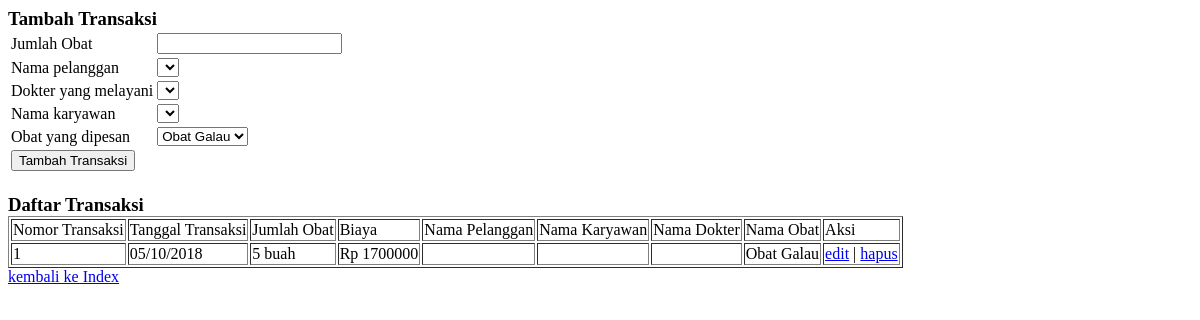
The app's page /kelola.php?kelola=transaksi, older data.
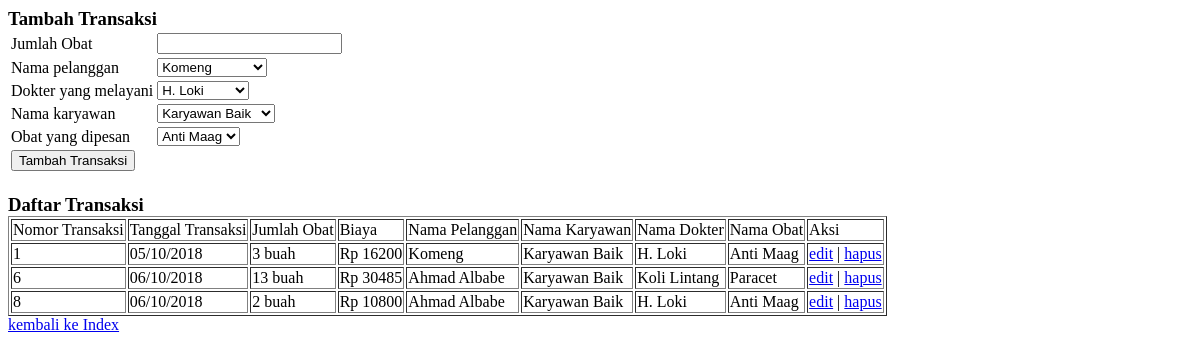
The same page, newer data.
### tables this page shows
CREATE TABLE `transaksi` (
  `no_transaksi` int(4) NOT NULL,
  `tanggal_transaksi` varchar(20) NOT NULL,
  `no_pelanggan` int(4) NOT NULL,
  `no_karyawan` int(4) NOT NULL,
  `no_dokter` int(4) NOT NULL,
  `no_obat` int(4) NOT NULL,
  `jumlah_obat` int(4) NOT NULL
);

CREATE TABLE `obat` (
  `no_obat` int(4) NOT NULL,
  `nama_obat` varchar(50) NOT NULL,
  `jenis_obat` varchar(50) NOT NULL,
  `harga` int(10) NOT NULL,
  `stok` int(4) NOT NULL
);

CREATE TABLE `pelanggan` (
  `no_primary` int(4) NOT NULL,
  `nama` varchar(50) NOT NULL,
  `no_telp` varchar(15) NOT NULL,
  `jenis_kelamin` varchar(20) NOT NULL,
  `alamat` varchar(200) NOT NULL
);

CREATE TABLE `karyawan` (
  `no_primary` int(4) NOT NULL,
  `nama` varchar(50) NOT NULL,
  `no_telp` varchar(15) NOT NULL,
  `jenis_kelamin` varchar(20) NOT NULL,
  `alamat` varchar(200) NOT NULL
);

CREATE TABLE `dokter` (
  `no_primary` int(4) NOT NULL,
  `nama` varchar(50) NOT NULL,
  `no_telp` varchar(15) NOT NULL,
  `jenis_kelamin` varchar(20) NOT NULL,
  `alamat` varchar(200) NOT NULL
);

### koneksi.php (called while the page is built, shortened)
<?php
	$conn = mysqli_connect("localhost", "root", "", "apotik");
	function getSingleManusia($tabel, $primary){
		global $conn;
		$sql = "select * from $tabel where no_primary = $primary";
		return mysqli_query($conn, $sql);
	}
	function getAllManusia($tabel){
		global $conn;
		$sql = "select * from $tabel";
		return mysqli_query($conn, $sql);
	}
	function getSingleObat($primary){
		global $conn;
		$sql = "select * from obat where no_obat = $primary";
		return mysqli_query($conn, $sql);
	}
	function getAllObat(){
		global $conn;
		$sql = "select * from obat";
		return mysqli_query($conn, $sql);
	}
	function getAllTransaksi(){
		global $conn;
		$sql = "select * from transaksi";
		return mysqli_query($conn, $sql);
	}
?>

### kelola.php (the view, shortened to what the changed rows need)
<?php
include('koneksi.php');
?>
<!DOCTYPE html>
<html>
	<head>
	</head>
	<body>
		<?php
		if(isset($_POST['submit'])){
			if($_POST['submit'] == "Tambah Dokter"){
				insertManusia('dokter', $_POST['nama'], $_POST['no_telp'], $_POST['jenis_kelamin'], $_POST['alamat']);
				header("Location: kelola.php?kelola=dokter");
			}
			else if($_POST['submit'] == "Edit Dokter"){
				updateManusia('dokter', $_POST['primary'], $_POST['nama'], $_POST['no_telp'], $_POST['jenis_kelamin'], $_POST['alamat']);
				header("Location: kelola.php?kelola=dokter");
			}
			if($_POST['submit'] == "Tambah Karyawan"){
				insertManusia('karyawan', $_POST['nama'], $_POST['no_telp'], $_POST['jenis_kelamin'], $_POST['alamat']);
				header("Location: kelola.php?kelola=karyawan");
			}
			else if($_POST['submit'] == "Edit Karyawan"){
				updateManusia('karyawan', $_POST['primary'], $_POST['nama'], $_POST['no_telp'], $_POST['jenis_kelamin'], $_POST['alamat']);
				header("Location: kelola.php?kelola=karyawan");
			}
			if($_POST['submit'] == "Tambah Pelanggan"){
				insertManusia('pelanggan', $_POST['nama'], $_POST['no_telp'], $_POST['jenis_kelamin'], $_POST['alamat']);
				header("Location: kelola.php?kelola=pelanggan");
			}
			else if($_POST['submit'] == "Edit Pelanggan"){
				updateManusia('pelanggan', $_POST['primary'], $_POST['nama'], $_POST['no_telp'], $_POST['jenis_kelamin'], $_POST['alamat']);
				header("Location: kelola.php?kelola=pelanggan");
			}
			if($_POST['submit'] == "Tambah Obat"){
				insertObat($_POST['nama'], $_POST['jenis'], $_POST['harga'], $_POST['stok']);
				header("Location: kelola.php?kelola=obat");
			}
			else if($_POST['submit'] == "Edit Obat"){
				updateObat($_POST['primary'], $_POST['nama'], $_POST['jenis'], $_POST['harga'], $_POST['stok']);
				header("Location: kelola.php?kelola=obat");
			}
			if($_POST['submit'] == "Tambah Transaksi"){
				insertTransaksi($_POST['jumlah'], $_POST['pelanggan'], $_POST['karyawan'], $_POST['dokter'], $_POST['obat']);
				header("Location: kelola.php?kelola=transaksi");
			}
			else if($_POST['submit'] == "Edit Transaksi"){
				updateTransaksi($_POST['primary'], $_POST['jumlah'], $_POST['pelanggan'], $_POST['karyawan'], $_POST['dokter'], $_POST['obat']);
				header("Location: kelola.php?kelola=transaksi");
			}
		}
		else if(isset($_GET['kelola'])) {
			if ($_GET['kelola'] == "dokter" || $_GET['kelola'] == "edit_dokter") {
				if ($_GET['kelola'] == "edit_dokter"){
					$res = getSingleManusia('dokter', $_GET['primary']);
					$manusia = mysqli_fetch_array($res);
				}
				?>
				<form action="kelola.php" method="post">
					<?php
					if($_GET['kelola'] == "dokter"){
						?>
						<h3 style="margin-bottom:10px;display:inline">Tambah Dokter</h3>
						<?php
					}
					else{
						?>
						<h3 style="margin-bottom:10px;display:inline">Edit Dokter</h3>
						<input type="hidden" name="primary" size="25" value="<?php echo $dokter['no_primary']; ?>">
						<?php
					}
					?>
					<table border="0">
						<tr>
							<td>Nama</td>
							<td><input type="text" name="nama" size="25" value="<?php echo $manusia['nama']; ?>"></td>
						</tr>
						<tr>
							<td>No. Telpon</td>
							<td><input type="text" name="no_telp" size="25" value="<?php echo $manusia['no_telp']; ?>"></td>
						</tr>
						<tr>
							<td>Jenis Kelamin</td>
							<td>
								<select name="jenis_kelamin">
									<option value="laki - laki">laki - laki</option>
									<option value="perempuan">perempuan</option>
								</select>
							</td>
						</tr>
						<tr>
							<td>Alamat</td>
							<td><textarea name="alamat"><?php echo $manusia['alamat']; ?></textarea></td>
						</tr>
						<tr>
							<?php
							if($_GET['kelola'] == "dokter"){
								?>
								<td><input type="submit" value="Tambah Dokter" name="submit"></td>
								<?php
							}
							else{
								?>
								<td><input type="submit" value="Edit Dokter" name="submit"></td>
								<?php
							}
							?>
						</tr>
					</table>
				</form>
				<h3 style="margin-bottom:0;margin-top:20px;">Daftar Dokter</h3>
				<table border="1">
					<tr>
						<td>Nomor Dokter</td>
						<td>Nama Dokter</td>
						<td>No. Telpon</td>
						<td>Jenis Kelamin</td>
						<td>Alamat</td>
						<td>Aksi</td>
					</tr>
					<?php
						$result = getAllManusia("dokter");
						while($row = mysqli_fetch_array($result)) {
							echo '
							<tr>
								<td>'.$row["no_primary"].'</td>
								<td>'.$row["nama"].'</td>
								<td>'.$row["no_telp"].'</td>
								<td>'.$row["jenis_kelamin"].'</td>
								<td>'.$row["alamat"].'</td>
								<td>
									<a href="kelola.php?kelola=edit_dokter&primary='.$row["no_primary"].'">edit</a> |
									<a href="kelola.php?hapus=dokter&primary='.$row["no_primary"].'">hapus</a>
								</td>
							</tr>
							';
						}
					?>
				</table>
				<a href="index.php">kembali ke Index</a>
				<?php
			}
			else if($_GET['kelola'] == "transaksi" || $_GET['kelola'] == "edit_transaksi"){
				?>
				<form action="kelola.php" method="post">
					<?php
					if($_GET['kelola'] == "transaksi"){
						?>
						<h3 style="margin-bottom:10px;display:inline">Tambah Transaksi</h3>
						<?php
					}
					else{
						?>
						<h3 style="margin-bottom:10px;display:inline">Edit Transaksi</h3>
						<input type="hidden" name="primary" size="25" value="<?php echo $transaksi['no_transaksi']; ?>">
						<?php
					}
					?>
					<table border="0">
						<tr>
							<td>Jumlah Obat</td>
							<td><input type="number" name="jumlah" size="25" value="<?php echo $transaksi['jumlah_obat']; ?>"></td>
						</tr>
						<tr>
							<td>Nama pelanggan</td>
							<td>
								<select name="pelanggan">
									<?php
									$result = getAllManusia("pelanggan");
									while($row = mysqli_fetch_array($result)) {
										if($transaksi['no_pelanggan'] == $row['no_primary']){
											echo "<option selected value=".$row['no_primary'].">".$row['nama']."</option>";
										}
										else{
											echo "<option value=".$row['no_primary'].">".$row['nama']."</option>";
										}
									}
									?>
								</select>
							</td>
						</tr>
						<tr>
							<td>Dokter yang melayani</td>
							<td>
								<select name="dokter">
									<?php
									$result = getAllManusia("dokter");
									while($row = mysqli_fetch_array($result)) {
										if($transaksi['no_dokter'] == $row['no_primary']){
											echo "<option selected value=".$row['no_primary'].">".$row['nama']."</option>";
										}
										else{
											echo "<option value=".$row['no_primary'].">".$row['nama']."</option>";
										}
									}
									?>
								</select>
							</td>
						</tr>
						<tr>
							<td>Nama karyawan</td>
							<td>
								<select name="karyawan">
									<?php
									$result = getAllManusia("karyawan");
									while($row = mysqli_fetch_array($result)) {
										if($transaksi['no_karyawan'] == $row['no_primary']){
											echo "<option selected value=".$row['no_primary'].">".$row['nama']."</option>";
										}
										else{
											echo "<option value=".$row['no_primary'].">".$row['nama']."</option>";
										}
									}
									?>
								</select>
							</td>
						</tr>
						<tr>
							<td>Obat yang dipesan</td>
							<td>
								<select name="obat">
									<?php
									$result = getAllObat();
									while($row = mysqli_fetch_array($result)) {
										if($transaksi['no_obat'] == $row['no_obat']){
											echo "<option selected value=".$row['no_obat'].">".$row['nama_obat']."</option>";
										}
										else{
											echo "<option value=".$row['no_obat'].">".$row['nama_obat']."</option>";
										}
									}
									?>
								</select>
							</td>
						</tr>
						<tr>
							<?php
							if($_GET['kelola'] == "transaksi"){
								?>
								<td><input type="submit" value="Tambah Transaksi" name="submit"></td>
								<?php
							}
							else{
								?>
								<td><input type="submit" value="Edit Transaksi" name="submit"></td>
								<?php
							}
							?>
						</tr>
					</table>
				</form>
				<h3 style="margin-bottom:0;margin-top:20px;">Daftar Transaksi</h3>
				<table border="1">
					<tr>
						<td>Nomor Transaksi</td>
						<td>Tanggal Transaksi</td>
						<td>Jumlah Obat</td>
						<td>Biaya</td>
						<td>Nama Pelanggan</td>
						<td>Nama Karyawan</td>
						<td>Nama Dokter</td>
						<td>Nama Obat</td>
						<td>Aksi</td>
					</tr>
					<?php
						$result = getAllTransaksi();
						while($row = mysqli_fetch_array($result)) {
							$res = getSingleManusia("pelanggan", $row["no_pelanggan"]);
							$pelanggan = mysqli_fetch_array($res);
							$res = getSingleManusia("karyawan", $row["no_karyawan"]);
							$karyawan = mysqli_fetch_array($res);
							$res = getSingleManusia("dokter", $row["no_dokter"]);
							$dokter = mysqli_fetch_array($res);
							$res = getSingleObat($row["no_obat"]);
							$obat = mysqli_fetch_array($res);
							echo '
							<tr>
								<td>'.$row["no_transaksi"].'</td>
								<td>'.$row["tanggal_transaksi"].'</td>
								<td>'.$row["jumlah_obat"].' buah</td>
								<td>Rp '.$row["jumlah_obat"] * $obat["harga"].'</td>
								<td>'.$pelanggan['nama'].'</td>
								<td>'.$karyawan['nama'].'</td>
								<td>'.$dokter['nama'].'</td>
								<td>'.$obat['nama_obat'].'</td>
								<td>
									<a href="kelola.php?kelola=edit_transaksi&primary='.$row["no_transaksi"].'">edit</a> |
									<a href="kelola.php?hapus=transaksi&primary='.$row["no_transaksi"].'">hapus</a>
								</td>
							</tr>
							';
						}
					?>
				</table>
				<a href="index.php">kembali ke Index</a>
				<?php
			}
			else{
				header("Location: index.php");
				die();
			}
		}
		else{
			header("Location: ./index.php");
			die();
		}
		?>
	</body>
</html>

Row changes from the older to the newer data that the page shows:
changed transaksi id 1: jumlah_obat "5" → "3"; $row['jumlah_obat']*$obat['harga'] "1700000" → "16200"; no_pelanggan.nama (not shown) → "Komeng"; no_karyawan.nama (not shown) → "Karyawan Baik"; no_dokter.nama (not shown) → "H. Loki"; no_obat.nama_obat "Obat Galau" → "Anti Maag"
added transaksi: no_transaksi "6", tanggal_transaksi "06/10/2018", jumlah_obat "13", $row['jumlah_obat']*$obat['harga'] "30485", no_pelanggan.nama "Ahmad Albabe", no_karyawan.nama "Karyawan Baik", no_dokter.nama "Koli Lintang", no_obat.nama_obat "Paracet"
added transaksi: no_transaksi "8", tanggal_transaksi "06/10/2018", jumlah_obat "2", $row['jumlah_obat']*$obat['harga'] "10800", no_pelanggan.nama "Ahmad Albabe", no_karyawan.nama "Karyawan Baik", no_dokter.nama "H. Loki", no_obat.nama_obat "Anti Maag"
Text that changed along with them:
form field pelanggan: (not shown) → "Komeng"
form field dokter: (not shown) → "H. Loki"
form field karyawan: (not shown) → "Karyawan Baik"
form field obat: "Obat Galau" → "Anti Maag"
